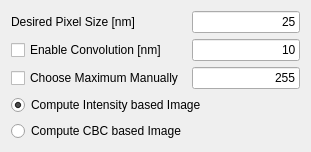
      <widget class="QWidget" name="tab_12">
       <attribute name="title">
        <string>Image</string>
       </attribute>
       <layout class="QGridLayout" name="gridLayout_15">
        <item row="0" column="0">
         <widget class="QLabel" name="label_11">
          <property name="text">
           <string>Desired Pixel Size [nm]</string>
          </property>
         </widget>
        </item>
        <item row="0" column="1">
         <widget class="QLineEdit" name="lineEdit_15">
          <property name="text">
           <string>25</string>
          </property>
          <property name="alignment">
           <set>Qt::AlignRight|Qt::AlignTrailing|Qt::AlignVCenter</set>
          </property>
         </widget>
        </item>
        <item row="1" column="1">
         <widget class="QLineEdit" name="lineEdit_16">
          <property name="text">
           <string>10</string>
          </property>
          <property name="alignment">
           <set>Qt::AlignRight|Qt::AlignTrailing|Qt::AlignVCenter</set>
          </property>
         </widget>
        </item>
        <item row="2" column="0">
         <widget class="QCheckBox" name="checkBox_02">
          <property name="text">
           <string>Choose Maximum Manually</string>
          </property>
         </widget>
        </item>
        <item row="2" column="1">
         <widget class="QLineEdit" name="lineEdit_17">
          <property name="text">
           <string>255</string>
          </property>
          <property name="alignment">
           <set>Qt::AlignRight|Qt::AlignTrailing|Qt::AlignVCenter</set>
          </property>
         </widget>
        </item>
        <item row="3" column="0" colspan="2">
         <widget class="QRadioButton" name="radioButton_03">
          <property name="text">
           <string>Compute Intensity based Image</string>
          </property>
          <property name="checked">
           <bool>true</bool>
          </property>
         </widget>
        </item>
        <item row="4" column="0">
         <widget class="QRadioButton" name="radioButton_04">
          <property name="text">
           <string>Compute CBC based Image</string>
          </property>
         </widget>
        </item>
        <item row="1" column="0">
         <widget class="QCheckBox" name="checkBox_01">
          <property name="text">
           <string>Enable Convolution [nm]</string>
          </property>
         </widget>
        </item>
       </layout>
      </widget>
